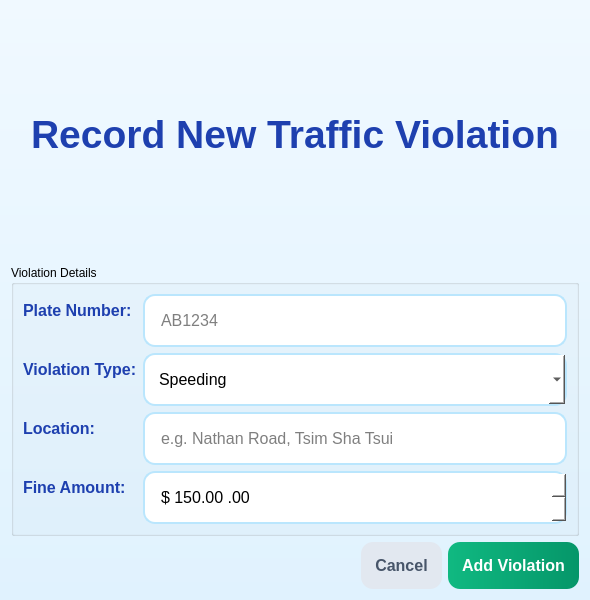
<?xml version="1.0" encoding="UTF-8"?>
<ui version="4.0">
 <class>AddViolationDialog</class>
 <widget class="QDialog" name="AddViolationDialog">
  <property name="geometry">
   <rect>
    <x>0</x>
    <y>0</y>
    <width>586</width>
    <height>600</height>
   </rect>
  </property>
  <property name="windowTitle">
   <string>Add New Traffic Violation</string>
  </property>
  <property name="styleSheet">
   <string notr="true">
				QDialog { background: qlineargradient(x1:0, y1:0, x2:0, y2:1, stop:0 #f0f9ff, stop:1 #e0f2fe); }
				QLabel { color: #1e40af; font-weight: bold; font-size: 16px; }
				QLineEdit, QComboBox, QDoubleSpinBox {
				padding: 14px;
				border: 2px solid #bae6fd;
				border-radius: 12px;
				font-size: 16px;
				background: white;
				}
				QLineEdit:focus, QComboBox:focus, QDoubleSpinBox:focus { border-color: #0ea5e9; }
				QPushButton#saveButton {
				background: qlineargradient(x1:0,y1:0,x2:1,y2:0, stop:0 #10b981, stop:1 #059669);
				color: white; font-weight: bold; font-size: 16px; padding: 14px; border-radius: 12px;
				}
				QPushButton#cancelButton {
				background: #e2e8f0; color: #475569; font-weight: bold; font-size: 16px; padding: 14px; border-radius: 12px;
				}
			</string>
  </property>
  <property name="modal">
   <bool>true</bool>
  </property>
  <layout class="QVBoxLayout">
   <item>
    <widget class="QLabel" name="titleLabel">
     <property name="styleSheet">
      <string>color: #1e40af; font-size: 26px; font-weight: bold; padding: 20px;</string>
     </property>
     <property name="text">
      <string>&lt;h2&gt;Record New Traffic Violation&lt;/h2&gt;</string>
     </property>
     <property name="alignment">
      <set>Qt::AlignmentFlag::AlignCenter</set>
     </property>
    </widget>
   </item>
   <item>
    <widget class="QGroupBox" name="groupBox">
     <property name="title">
      <string>Violation Details</string>
     </property>
     <layout class="QFormLayout">
      <item row="0" column="0">
       <widget class="QLabel" name="label_plate">
        <property name="text">
         <string>Plate Number:</string>
        </property>
       </widget>
      </item>
      <item row="0" column="1">
       <widget class="QLineEdit" name="plateEdit">
        <property name="inputMask">
         <string>&gt;AAAA9999</string>
        </property>
        <property name="placeholderText">
         <string>AB1234</string>
        </property>
       </widget>
      </item>
      <item row="1" column="0">
       <widget class="QLabel" name="label_type">
        <property name="text">
         <string>Violation Type:</string>
        </property>
       </widget>
      </item>
      <item row="1" column="1">
       <widget class="QComboBox" name="userCombo">
        <item>
         <property name="text">
          <string>Speeding</string>
         </property>
        </item>
        <item>
         <property name="text">
          <string>Illegal Parking</string>
         </property>
        </item>
        <item>
         <property name="text">
          <string>Red Light Violation</string>
         </property>
        </item>
        <item>
         <property name="text">
          <string>Using Mobile Phone</string>
         </property>
        </item>
        <item>
         <property name="text">
          <string>No Seatbelt</string>
         </property>
        </item>
        <item>
         <property name="text">
          <string>Improper Lane Change</string>
         </property>
        </item>
       </widget>
      </item>
      <item row="2" column="0">
       <widget class="QLabel" name="label_location">
        <property name="text">
         <string>Location:</string>
        </property>
       </widget>
      </item>
      <item row="2" column="1">
       <widget class="QLineEdit" name="locationEdit">
        <property name="placeholderText">
         <string>e.g. Nathan Road, Tsim Sha Tsui</string>
        </property>
       </widget>
      </item>
      <item row="3" column="0">
       <widget class="QLabel" name="label_fine">
        <property name="text">
         <string>Fine Amount:</string>
        </property>
       </widget>
      </item>
      <item row="3" column="1">
       <widget class="QDoubleSpinBox" name="fineSpinBox">
        <property name="prefix">
         <string>$ </string>
        </property>
        <property name="suffix">
         <string> .00</string>
        </property>
        <property name="minimum">
         <double>100.000000000000000</double>
        </property>
        <property name="maximum">
         <double>2000.000000000000000</double>
        </property>
        <property name="singleStep">
         <double>50.000000000000000</double>
        </property>
        <property name="value">
         <double>150.000000000000000</double>
        </property>
       </widget>
      </item>
     </layout>
    </widget>
   </item>
   <item>
    <layout class="QHBoxLayout">
     <item>
      <spacer name="horizontalSpacer">
       <property name="orientation">
        <enum>Qt::Orientation::Horizontal</enum>
       </property>
       <property name="sizeHint" stdset="0">
        <size>
         <width>40</width>
         <height>20</height>
        </size>
       </property>
      </spacer>
     </item>
     <item>
      <widget class="QPushButton" name="cancelButton">
       <property name="text">
        <string>Cancel</string>
       </property>
      </widget>
     </item>
     <item>
      <widget class="QPushButton" name="saveButton">
       <property name="text">
        <string>Add Violation</string>
       </property>
      </widget>
     </item>
    </layout>
   </item>
  </layout>
 </widget>
 <resources/>
 <connections/>
</ui>
